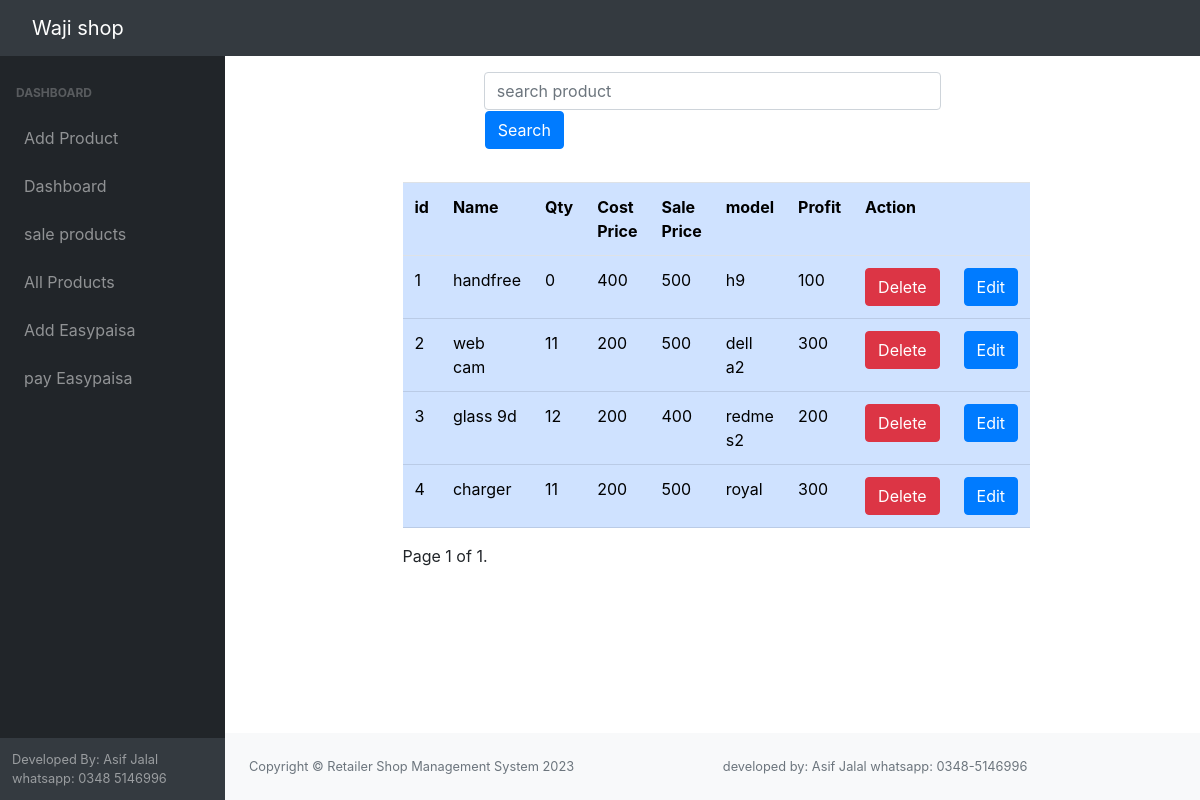
/productList/, run on an earlier commit of the app's database.
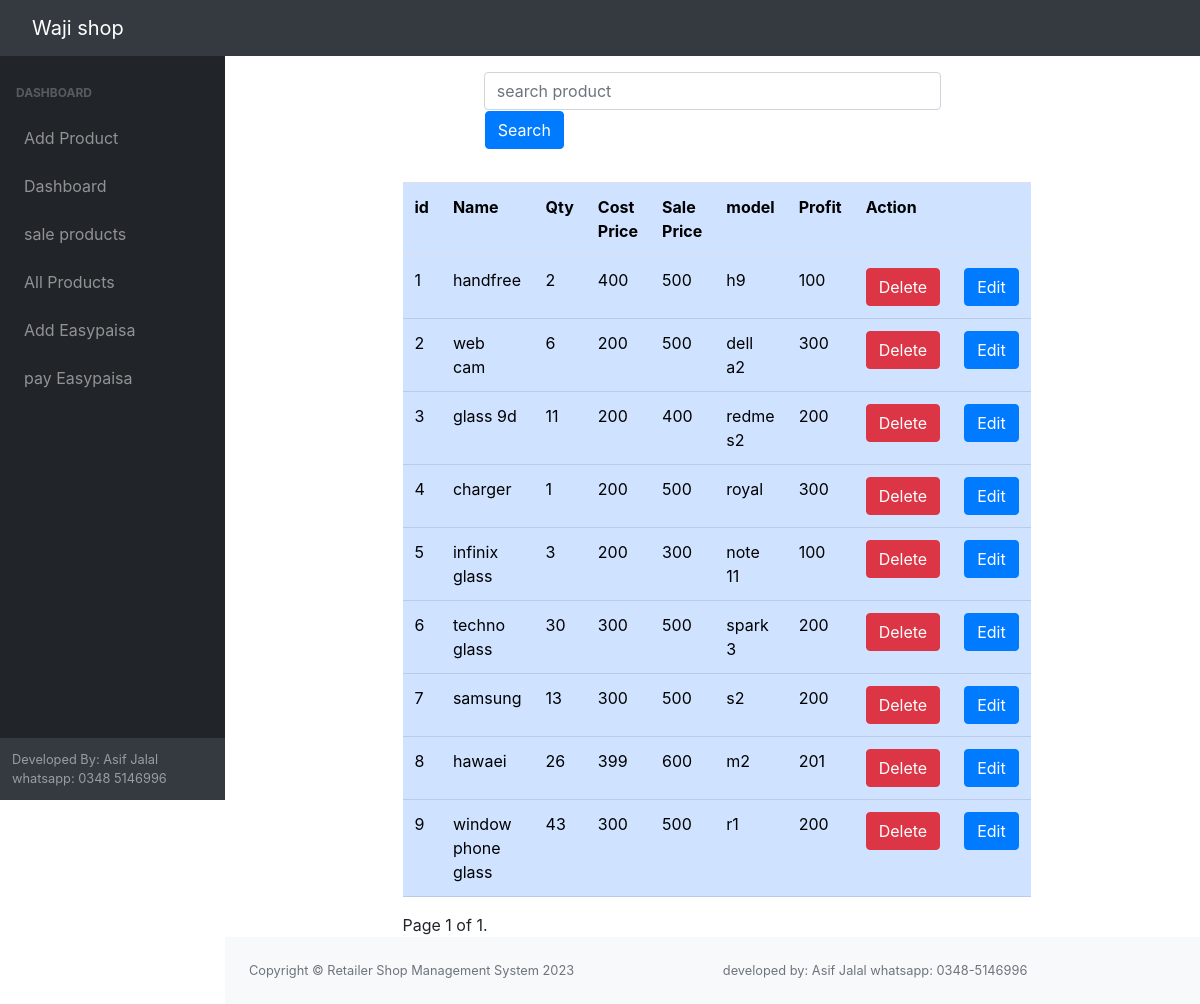
And on a later commit of the database.
### home/models.py (models this page shows, shortened)
class Product(models.Model):
    name=models.CharField(max_length=100)
    costprice=models.IntegerField()
    saleprice=models.IntegerField()
    qty=models.IntegerField(default=1)
    prod_model=models.CharField(max_length=50, null=True)
    profit=models.IntegerField(default=0)
    countsoldProduct=models.IntegerField(default=0)

### home/views.py (the view)
# urls.py: path('productList/', ListProductView.as_view(),name='productlist'),
class ListProductView(ListView):
    model=Product
    context_object_name='products'
    paginate_by=10
    fields=['name', 'qty','costprice','saleprice','prod_model']

### home/templates/home/product_list.html (shortened to what this page needs)
{%extends 'home/base.html'%}
{%block content%}
<div class="container">
    <div class="row">
        <div class="col-sm-3">
        </div>
        <div class="col-sm-6">
            <p class="text-center">
            <form action="{%url 'searchproduct'%}" method="get">
                <table class="">
                    <tr>
                        <input type="text" list="productlist" placeholder="search product" name="name" class="form-control mt-3">
                        <td><p class="text-center"><button type="submit" class="btn btn-primary">Search</button></p></td>
                    </tr>
                </table>
            </form>
            </p>
        </div>
        <div class="col-sm-3">
        </div>
    </div>
    <div class="row">
        <div class="col-sm-2">
        </div>
        <div class="col-sm-8">
            <table class="table table-primary" style="overflow: hidden;">
                <tr>
                    <th>id</th>
                    <th>Name</th>
                    <th>Qty</th>
                    <th>Cost Price</th>
                    <th>Sale Price</th>
                    <th>model</th>
                    <th>Profit</th>
                    <th colspan="2">Action</th>
                </tr>
                {%for product in products%}
                <tr>
                    <td>{{product.id}}</td>
                    <td>{{product.name}}</td>
                    <td>{{product.qty}}</td>
                    <td>{{product.costprice}}</td>
                    <td>{{product.saleprice}}</td>
                    <td>{{product.prod_model}}</td>
                    <td>{{product.profit}}</td>
                    <td><a href="{%url 'deleteproduct' product.id %}" class="btn btn-danger">Delete</a></td>
                    <td><a href="{%url 'updateproduct' product.id%}" class="btn btn-primary">Edit</a></td>
                </tr>
                {%endfor%}
            </table>
            <div class="pagination">
                <span class="step-links">
                    <span class="current">
                        Page {{ page_obj.number }} of {{ page_obj.paginator.num_pages }}.
                    </span>
                </span>
            </div>
        </div>
        <div class="col-sm-2"></div>
    </div>
</div>
{%endblock%}

### home/templates/home/base.html (shortened to what this page needs)
{%load static%}
<!DOCTYPE html>
<html lang="en">
    <head>
        <link href="{% static 'home/css/styles.css' %}" rel="stylesheet" />
        <link rel="stylesheet" href="{%static 'home/bootstrap/css/bootstrap.css'%}">
    </head>
    <body class="sb-nav-fixed">
        <nav class="sb-topnav navbar navbar-expand navbar-dark bg-dark">
            <a class="navbar-brand ps-3" href="">Waji shop</a>
            <button class="btn btn-link btn-sm order-1 order-lg-0 me-4 me-lg-0" id="sidebarToggle" href="#!"></button>
        </nav>
        <div id="layoutSidenav">
            <div id="layoutSidenav_nav">
                <nav class="sb-sidenav accordion sb-sidenav-dark" id="sidenavAccordion">
                    <div class="sb-sidenav-menu">
                        <div class="nav">
                            <div class="sb-sidenav-menu-heading"> Dashboard</div>
                            <a class="nav-link" href="{%url 'addproduct'%}">
                                Add Product
                            </a>
                            <a class="nav-link" href="{%url 'home'%}">
                                Dashboard
                            </a>
                            <a class="nav-link" href="{%url 'soldproduct'%}">
                                sale products
                            </a>
                          <a class="nav-link"  href="{%url 'productlist'%}" >
                            All Products
                        </a>
                        <a class="nav-link"  href="{%url 'addEasypaisa'%}" >
                           Add Easypaisa
                        </a>
                        <a class="nav-link"  href="{%url 'outEasypaisa'%}" >
                           pay Easypaisa
                        </a>
                        </div>
                    </div>
                    <div class="sb-sidenav-footer">
                        <div class="small">Developed By:  Asif Jalal </div>
                  <div class="small">whatsapp: 0348 5146996</div>
                    </div>
                </nav>
            </div>
            <div id="layoutSidenav_content">
                <main>
                    <div class="container" style="padding-left: 0% !important; padding-right: 0% !important;">
                        {%block content%}
                        {%endblock%}
                    </div>
                </main>
                <footer class="py-4 bg-light mt-auto">
                    <div class="container-fluid px-4">
                        <div class="d-flex align-items-center justify-content-between small">
                            <div class="text-muted">Copyright &copy; Retailer Shop Management System 2023</div>
                            <div class="text-muted">developed by:  Asif Jalal     whatsapp: 0348-5146996</div>
                        </div>
                    </div>
                </footer>
            </div>
        </div>
    </body>
</html>

What changed in the data, as far as the page shows it:
changed Product "handfree": qty "0" → "2"
changed Product "web cam": qty "11" → "6"
changed Product "glass 9d": qty "12" → "11"
changed Product "charger": qty "11" → "1"
added Product: id "5", name "infinix glass", qty "3", costprice "200", saleprice "300", prod_model "note 11", profit "100"
added Product: id "6", name "techno glass", qty "30", costprice "300", saleprice "500", prod_model "spark 3", profit "200"
added Product: id "7", name "samsung", qty "13", costprice "300", saleprice "500", prod_model "s2", profit "200"
added Product: id "8", name "hawaei", qty "26", costprice "399", saleprice "600", prod_model "m2", profit "201"
added Product: id "9", name "window phone glass", qty "43", costprice "300", saleprice "500", prod_model "r1", profit "200"
